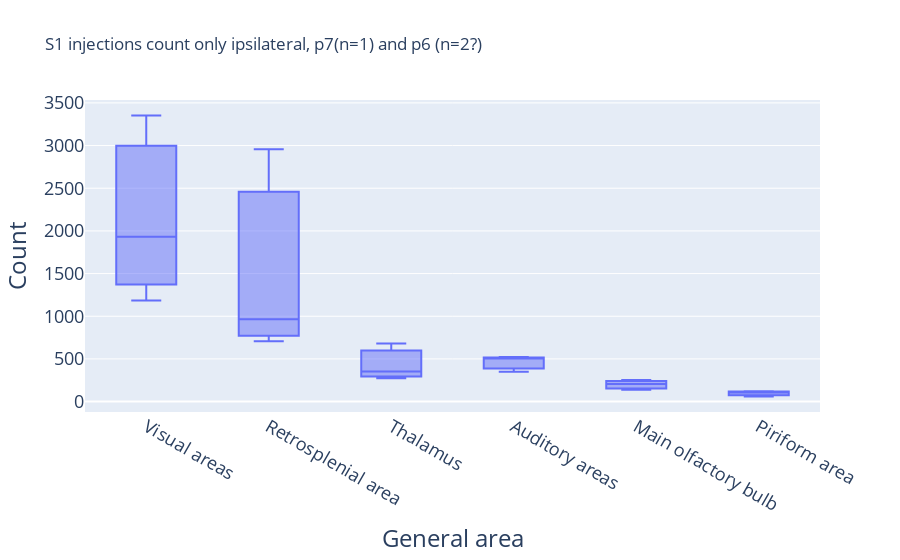

Notebook cell for this chart:
### Code cell
plot_count_zoomed(
    df_grouped,
    "S1 injections count only ipsilateral, p7(n=1) and p6 (n=2?)",
)

### Figure 1 — Plotly figure (JSON) as saved in the notebook; plotly's stock layout.template omitted (floating-point values rounded to 4 significant figures)
{"data": [{"alignmentgroup": "True", "hovertemplate": "General area=%{x}<br>Count=%{y}<extra></extra>", "legendgroup": "", "marker": {"color": "#636efa"}, "name": "", "notched": false, "offsetgroup": "", "orientation": "v", "showlegend": false, "type": "box", "x": ["Auditory areas", "Main olfactory bulb", "Piriform area", "Retrosplenial area", "Thalamus", "Visual areas", "Auditory areas", "Main olfactory bulb", "Piriform area", "Retrosplenial area", "Thalamus", "Visual areas", "Auditory areas", "Main olfactory bulb", "Piriform area", "Retrosplenial area", "Thalamus", "Visual areas"], "x0": " ", "xaxis": "x", "y": [350, 252, 110, 706, 273, 1186, 505, 138, 122, 2958, 680, 3351, 522, 206, 61, 965, 352, 1933], "y0": " ", "yaxis": "y"}], "layout": {"boxmode": "group", "legend": {"font": {"size": 20}, "tracegroupgap": 0}, "title": {"text": "S1 injections count only ipsilateral, p7(n=1) and p6 (n=2?)"}, "xaxis": {"anchor": "y", "categoryarray": ["Visual areas", "Retrosplenial area", "Thalamus", "Auditory areas", "Main olfactory bulb", "Piriform area"], "categoryorder": "array", "domain": [0, 1], "tickfont": {"size": 18}, "title": {"font": {"size": 24}, "text": "General area"}}, "yaxis": {"anchor": "x", "domain": [0, 1], "tickfont": {"size": 18}, "title": {"font": {"size": 24}, "text": "Count"}}}}
